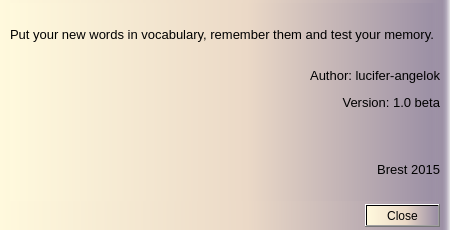
<?xml version="1.0" encoding="UTF-8"?>
<ui version="4.0">
 <class>About</class>
 <widget class="QDialog" name="About">
  <property name="geometry">
   <rect>
    <x>0</x>
    <y>0</y>
    <width>450</width>
    <height>230</height>
   </rect>
  </property>
  <property name="minimumSize">
   <size>
    <width>450</width>
    <height>230</height>
   </size>
  </property>
  <property name="maximumSize">
   <size>
    <width>450</width>
    <height>230</height>
   </size>
  </property>
  <property name="windowTitle">
   <string>About</string>
  </property>
  <property name="windowIcon">
   <iconset resource="resources.qrc">
    <normaloff>:/icons/icons/43078.png</normaloff>:/icons/icons/43078.png</iconset>
  </property>
  <property name="styleSheet">
   <string notr="true">
background-color: qlineargradient(spread:pad, x1:0, y1:0, x2:1, y2:0, stop:0 rgba(255, 249, 221, 255), stop:0.55 rgba(235, 217, 199, 255), stop:0.98 rgba(156, 144, 165, 255), stop:1 rgba(0, 0, 0, 0));

</string>
  </property>
  <layout class="QGridLayout" name="gridLayout">
   <property name="leftMargin">
    <number>10</number>
   </property>
   <property name="topMargin">
    <number>3</number>
   </property>
   <property name="rightMargin">
    <number>10</number>
   </property>
   <property name="bottomMargin">
    <number>3</number>
   </property>
   <property name="spacing">
    <number>3</number>
   </property>
   <item row="1" column="0">
    <spacer name="horizontalSpacer">
     <property name="orientation">
      <enum>Qt::Horizontal</enum>
     </property>
     <property name="sizeHint" stdset="0">
      <size>
       <width>343</width>
       <height>20</height>
      </size>
     </property>
    </spacer>
   </item>
   <item row="1" column="1">
    <widget class="QPushButton" name="pushButton">
     <property name="styleSheet">
      <string notr="true"/>
     </property>
     <property name="text">
      <string>Close</string>
     </property>
    </widget>
   </item>
   <item row="0" column="0" colspan="2">
    <widget class="QLabel" name="label">
     <property name="styleSheet">
      <string notr="true"/>
     </property>
     <property name="text">
      <string>&lt;html&gt;&lt;head/&gt;&lt;body&gt;&lt;p&gt;&lt;span style=&quot; font-size:10pt;&quot;&gt;Put your new words in vocabulary, remember them and test your memory.&lt;br/&gt;&lt;/span&gt;&lt;/p&gt;&lt;p align=&quot;right&quot;&gt;&lt;span style=&quot; font-size:10pt;&quot;&gt;Author: lucifer-angelok&lt;/span&gt;&lt;/p&gt;&lt;p align=&quot;right&quot;&gt;&lt;span style=&quot; font-size:10pt;&quot;&gt;Version: 1.0 beta&lt;/span&gt;&lt;/p&gt;&lt;p align=&quot;right&quot;&gt;&lt;br/&gt;&lt;/p&gt;&lt;p align=&quot;right&quot;&gt;&lt;span style=&quot; font-size:10pt;&quot;&gt;Brest 2015&lt;/span&gt;&lt;/p&gt;&lt;/body&gt;&lt;/html&gt;</string>
     </property>
    </widget>
   </item>
  </layout>
 </widget>
 <resources>
  <include location="resources.qrc"/>
 </resources>
 <connections/>
</ui>
